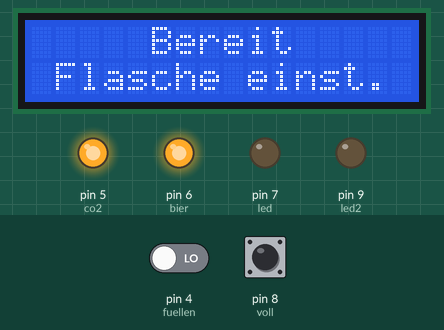
Bench run of a sketch on a simulated Arduino Uno, built with avr-gcc and run on an emulated ATmega328P. On the bench: 16×2 character LCD, output pins drawn as LEDs (lit = HIGH). The inputs (shaded band) are chosen by the test bench; at power-on: pin 4 (fuellen) LOW, pin 8 (voll) HIGH.

Above: at 5.2 s.
5.3 s: pin 4 (fuellen) driven HIGH
At 5.6 s:
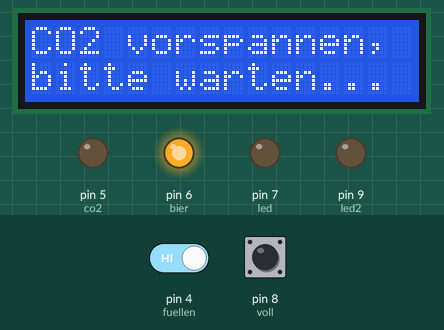
6.8 s: pin 8 (voll) pulled LOW for 3.2 s
At 9.7 s:
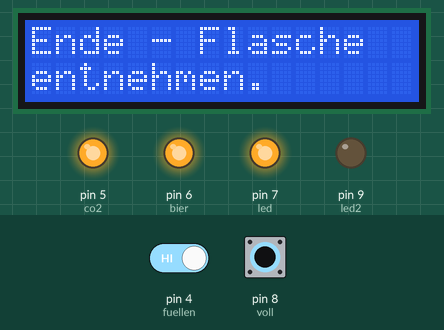
14.5 s: pin 4 (fuellen) driven HIGH
20.5 s: pin 8 (voll) pulled LOW for 0.15 s
At 21.7 s:
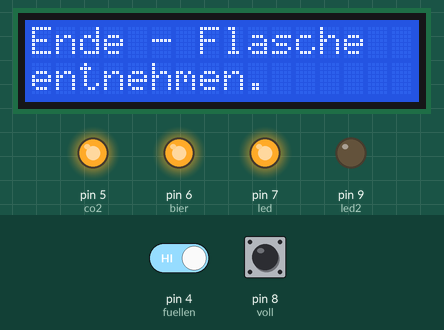
Timing chart, 0 to 23.5 s (numbered marks = the images above; inputs shaded):
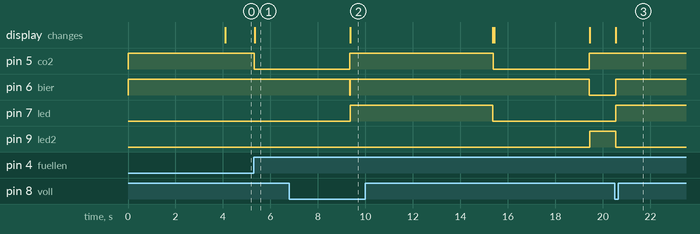

The sketch:

fuellomator_vers1.ino
```cpp
//2017 by Peter Lauer Primsperle Brewing
const int co2=5;   //lowactive
const int bier=6;  // lowactive
const int fuellen=4; //fill, pulldown 10k
const int led=7;    //full
const int voll=8;
const int led2=9;   //Blink-LED


//Display I2C: A5=SCL  A4=SDA
#include <LiquidCrystal_I2C.h>
#include <Wire.h>
LiquidCrystal_I2C lcd(0x27, 16, 2);

void setup()
{

  pinMode (co2, OUTPUT);
  digitalWrite (co2, HIGH);

  pinMode (bier, OUTPUT);
  digitalWrite (bier, HIGH);

  pinMode (fuellen, INPUT);
  digitalWrite (fuellen, LOW);

  pinMode (voll, INPUT);
  digitalWrite (voll, HIGH);

  pinMode (led, OUTPUT);
  digitalWrite (led, LOW);

  pinMode (led2, OUTPUT);
  digitalWrite (led2, LOW);

//LCD Setup
  lcd.init();
  lcd.backlight();

  lcd.setCursor(3, 0);
  lcd.print("Fuellomator");

  lcd.setCursor(4, 1);
  lcd.print ("Vers_01");


delay (4000);


   lcd.clear();
}

void loop()
{

  digitalWrite (co2, HIGH);
  digitalWrite (bier, HIGH);
  digitalWrite (fuellen, LOW);
  digitalWrite (voll, HIGH);
  digitalWrite (led, LOW);    //ready

 lcd.setCursor(5,0);
 lcd.print("Bereit");
 lcd.setCursor(1,1);
 lcd.print("Flasche einst.");

 if (digitalRead(fuellen) == HIGH)    //push to fill, preload Co2
   {
    digitalWrite(co2,LOW);

     lcd.setCursor(0,0);
     lcd.print("CO2 vorspannen,");  //print preload
     lcd.setCursor(0,1);
     lcd.print("bitte warten...");
     delay (4000);                    //preload 4s

//fill beer
  digitalWrite(co2,HIGH);
  digitalWrite(bier,LOW);
  lcd.clear();
while (digitalRead(voll) ==HIGH && digitalRead(co2)==HIGH)
  {
   digitalWrite(bier,LOW);

   lcd.setCursor(0,0);
   lcd.print("Fuellen...");
   lcd.setCursor(0,1);
   lcd.print("bitte warten...");

   digitalWrite (led2,HIGH);
  }
//filled up
if  (digitalRead(voll)== LOW)   //full
 {
    lcd.clear();
    lcd.setCursor(0,0);
    lcd.print("Ende - Flasche");
    lcd.setCursor(0,1);
    lcd.print("entnehmen.");
    digitalWrite(bier,HIGH);
    digitalWrite(co2,HIGH);
    digitalWrite(led2,LOW);
    digitalWrite(led,HIGH);
    delay(6000);
 }
 lcd.clear();
}
}
```

Measured:
- after the input at 5.3 s, pin 5 (co2): HIGH → LOW at once; the display: changes at once (image 1)
- after the input at 6.8 s, pin 7 (led): LOW → HIGH after 2.6 s; pin 9 (led2): stays LOW (without the input it goes to HIGH after 2.6 s); the display: changes after 2.6 s (image 2)
- after the input at 20.5 s, pin 6 (bier), pin 7 (led): LOW → HIGH at once; pin 9 (led2): HIGH → LOW at once; the display: changes at once (image 3)
